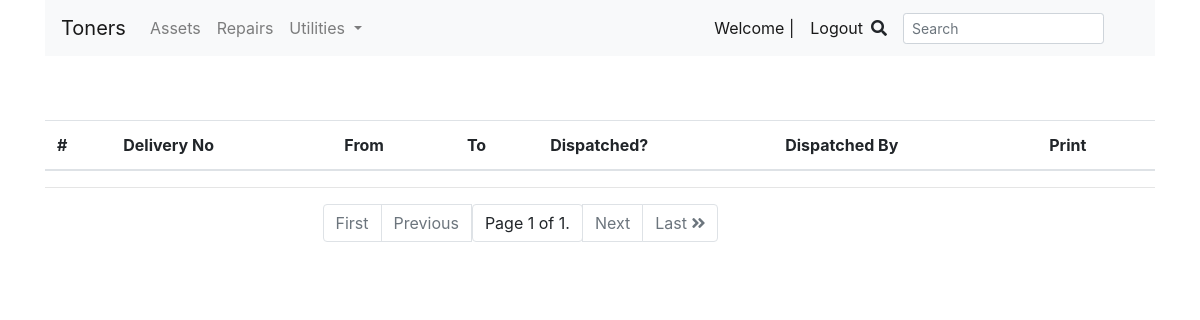
The app's page /assets/deliveries/ (signed in), older data.
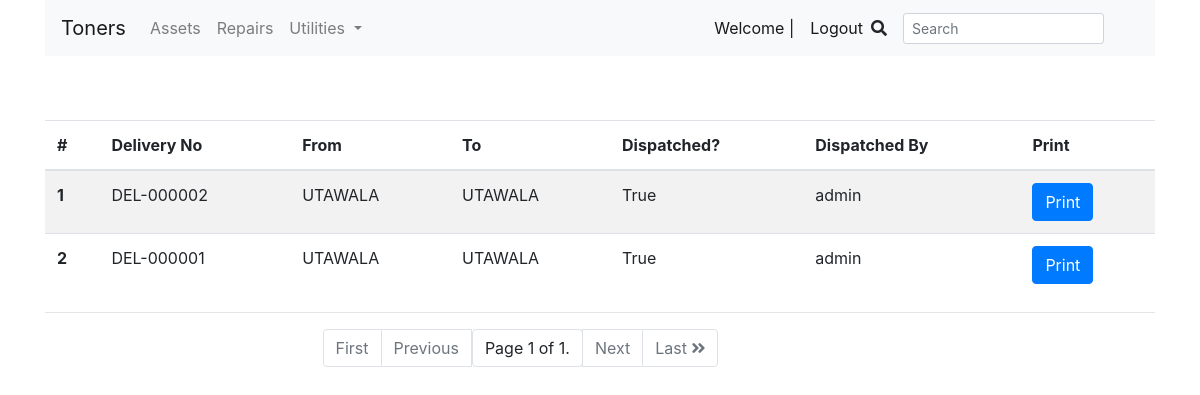
The same page, newer data.
### apps/assets/models.py (models this page shows, shortened)
class Delivery(models.Model):
    staff = models.ForeignKey(
        Staff, on_delete=models.CASCADE, blank=True, null=True)
    date_dispatched = models.DateTimeField(auto_now_add=True)
    dispatched = models.BooleanField(default=False)
    deliveryNo = models.CharField(max_length=200, null=True, blank=True)
    fromLocation = models.ForeignKey(Location, on_delete=models.CASCADE, null=True, blank=True)
    toLocation = models.ForeignKey(
        Location, on_delete=models.CASCADE, null=True, blank=True, related_name="toLocation")
    vendor = models.ForeignKey(
        Vendor, on_delete=models.CASCADE, null=True, blank=True, related_name="toLocation")

class Location(models.Model):
    name = models.CharField(max_length=200, blank=True, null=True)
    def __str__(self):
        return self.name

class Staff(models.Model):
    user = models.OneToOneField(
        User, on_delete=models.CASCADE, null=True, blank=True)
    location = models.ForeignKey(
        'Location', on_delete=models.CASCADE, null=True, blank=True)
    def __str__(self):
        return str(self.user)

### apps/assets/views.py (the view)
# urls.py: path('deliveries/',views.deliveries, name='deliveries'),
@login_required
def deliveries(request):
    if request.user.is_authenticated:
        deliveryList = Delivery.objects.filter(
            dispatched=True).order_by('id').reverse()
        paginator = Paginator(deliveryList, 2)
        page_number = request.GET.get('page')
        pages = paginator.get_page(page_number)
    context = {
        'pages': pages,
    }
    return render(request, 'assets/deliveries.html', context)

### templates/assets/deliveries.html (shortened to what this page needs)
{% extends '../layout.html' %}
{% load static %}
{% block content %}
<table class="table table-striped " >
    <thead>
        <tr>
            <th scope="col">#</th>
            <th scope="col">Delivery No</th>
            <th scope="col">From</th>
            <th scope="col">To</th>
            <th scope="col">Dispatched?</th>
            <th scope="col">Dispatched By</th>
            <th scope="col">Print</th>
        </tr>
    </thead>
    <tbody>
        {% for a in pages %}
        <tr>
            <th scope="row">{{forloop.counter}}</th>
            <td>{{a.deliveryNo}}</td>
            <td>{{a.fromLocation}}</td>
            <td>{{a.toLocation}}</td>
            <td>{{a.dispatched}}</td>
            <td>{{a.staff}}</td>
            <td>
                <a href="{% url 'assets:pdf' a.pk %}">
                    <button class="btn btn-primary">Print</button>
                </a>
            </td>
        </tr>
        {% endfor %}
    </tbody>
</table>
<hr>
<nav aria-label="Page navigation example" style="margin:auto; width:50%;">
    <ul class="pagination">
        {% if pages.has_previous %}
        <li class="page-item"><a class="page-link" href="?page=1"><i class="fas fa-angle-double-left size:9x"></i>
                First</a></li>
        <li class="page-item "><a class="page-link" href="?page={{ pages.previous_page_number }}">Previous</a></li>
        {% else %}
        <li class="page-item disabled"><a class="page-link" href="#"></i> First</a></li>
        <li class="page-item disabled"><a class="page-link" href="#" tabindex="-1">Previous</a></li>
        {% endif %}
        <span class="current">
            <li class="page-item "><a class="page-link"> Page {{ pages.number }} of {{pages.paginator.num_pages }}. </a>
            </li>
        </span>
        {% if pages.has_next %}
        <li class="page-item"><a class="page-link" href="?page={{ pages.next_page_number }}">Next</a></li>
        <li class="page-item"><a class="page-link" href="?page={{ pages.paginator.num_pages }}">Last <i
                    class="fas fa-angle-double-right"></i></a></li>
        {% else %}
        <li class="page-item disabled"><a class="page-link" href="#">Next</a></li>
        <li class="page-item disabled"><a class="page-link" href="#">Last <i class="fas fa-angle-double-right"></i></a>
        </li>
        {% endif %}
    </ul>
</nav>
{% endblock content %}

### templates/layout.html (shortened to what this page needs)
{% load static %}
<!DOCTYPE html>
<html lang="en">
<head>
  <link rel="stylesheet" href="{% static 'css/bootstrap.min.css' %}">
  <link rel="stylesheet" href="{% static 'css/style.css' %}">
  <link rel="stylesheet" href="{% static 'css/all.css' %}">
</head>
<body class="container">
  <nav class="navbar navbar-expand-lg navbar-light bg-light">
    <a class="navbar-brand" href="{% url 'toners' %}">Toners</a>
    <div class="collapse navbar-collapse" id="navbarSupportedContent">
      <ul class="navbar-nav mr-auto">
      {% if user.is_authenticated  %}
        <li class="nav-item">
          <a class="nav-link" href="{% url 'assets:index' %}">Assets</a>
        </li>
        <li class="nav-item">
          <a class="nav-link" href="{% url 'repairs:home' %}">Repairs</a>
        </li>
      {% if user.is_superuser  %}
        <li class="nav-item dropdown">
          <a class="nav-link dropdown-toggle" href="#" id="navbarDropdown" role="button" data-toggle="dropdown"
            aria-haspopup="true" aria-expanded="false">
            Utilities
          </a>
        </li>
        {% endif %}
        {% endif %}
      </ul>
      <ul class="navbar-nav ml-auto">
      {% if user.is_authenticated  %}
       <li class="nav-item active">
          <a class="nav-link" href="{% url 'toners' %}"> Welcome {{request.user.first_name}} {{request.user.last_name}} | <span class="sr-only">(current)</span></a>
        </li>
       <li class="nav-item active">
          <a class="nav-link" href="/accounts/logout/"> Logout <span class="sr-only">(current)</span></a>
        </li>
        {% endif %}
      </ul>
      <form class="form-inline">
		<i id="search-icon" class="fas fa-search" aria-hidden="true"></i>
		<input id="user-input" class="form-control form-control-sm ml-3 w-75" type="text" placeholder="Search" aria-label="Search" name="q">
		</form>
    </div>
  </nav>
  {% block content %}
  {% endblock content %}
</body>
</html>

### static/css/style.css (style rules this page uses)
nav { margin-bottom: 4em; }

### static/css/all.css (style rules this page uses)
.fa, .fas, .far, .fal, .fad, .fab { -moz-osx-font-smoothing: grayscale; -webkit-font-smoothing: antialiased; display: inline-block; font-style: normal; font-variant: normal; text-rendering: auto; line-height: 1; }
.fa-angle-double-right:before { content: "\f101"; }
.fa-search:before { content: "\f002"; }
.fa, .fas { font-family: 'Font Awesome 5 Free'; font-weight: 900; }

Row changes from the older to the newer data that the page shows:
added Delivery: deliveryNo "DEL-000002", fromLocation "UTAWALA", toLocation "UTAWALA", dispatched "True", staff "admin"
added Delivery: deliveryNo "DEL-000001", fromLocation "UTAWALA", toLocation "UTAWALA", dispatched "True", staff "admin"
